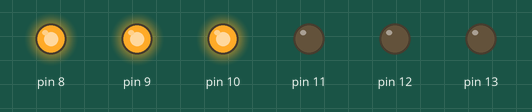
The sketch below on a simulated Arduino Uno, built with avr-gcc and run on an emulated ATmega328P. On the bench: output pins drawn as LEDs (lit = HIGH).

Above: at 0.1 s.
Timing chart, 0 to 1.6 s (numbered marks = the images above):
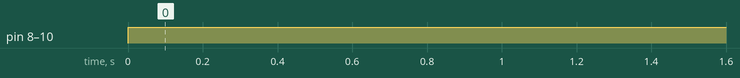

The sketch:

_2.1_1_.ino
```cpp
void setup() {
  // put your setup code here, to run once:
pinMode (8, OUTPUT);
pinMode (9, OUTPUT);
pinMode (10, OUTPUT);
pinMode (11, OUTPUT);
pinMode (12, OUTPUT);
pinMode (13, OUTPUT);
}

void loop() {
  // put your main code here, to run repeatedly:
digitalWrite (8,HIGH);
digitalWrite (9,HIGH);
digitalWrite (10,HIGH);
digitalWrite (11,LOW);
digitalWrite (12,LOW);
digitalWrite (13,LOW);
}
```

Measured:
- by itself, pin 8–10: LOW → HIGH at 0.00 s
